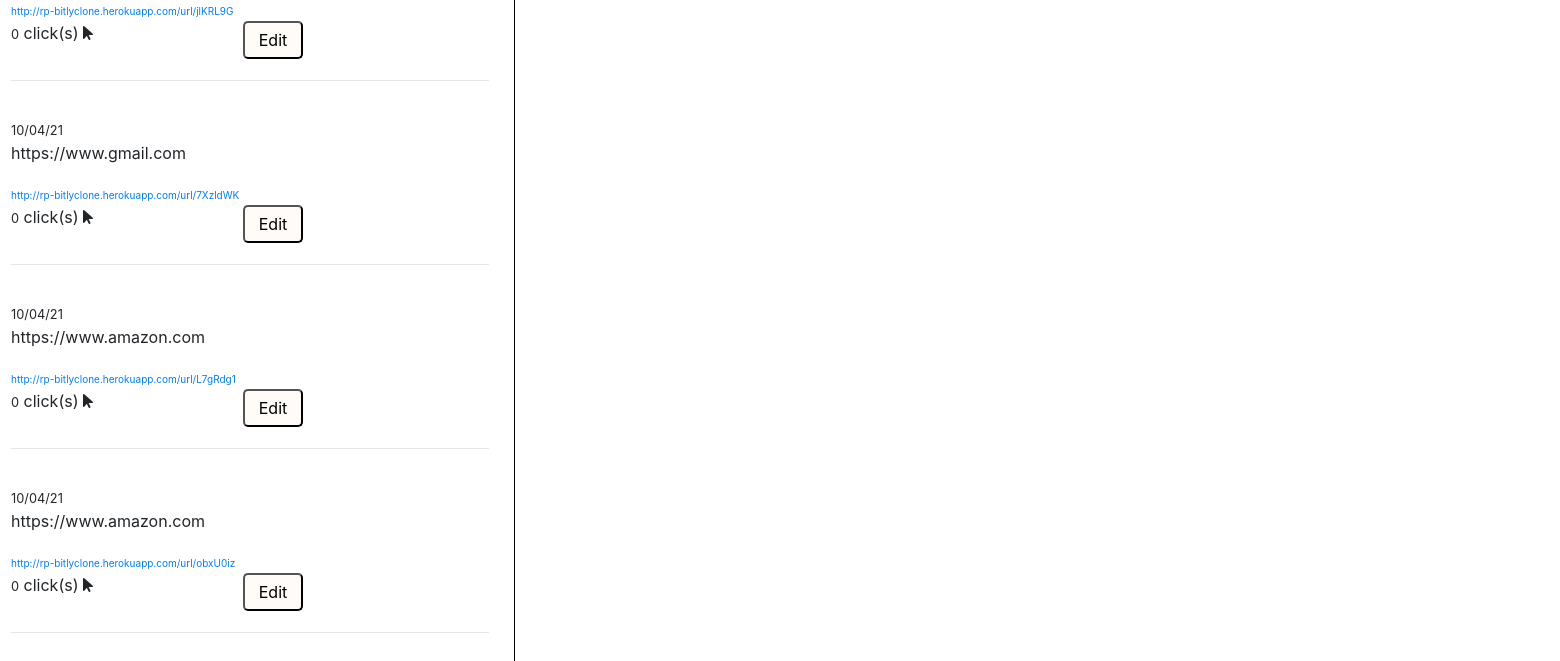
The page /dashboard (signed in, lower part) on the database as committed earlier.
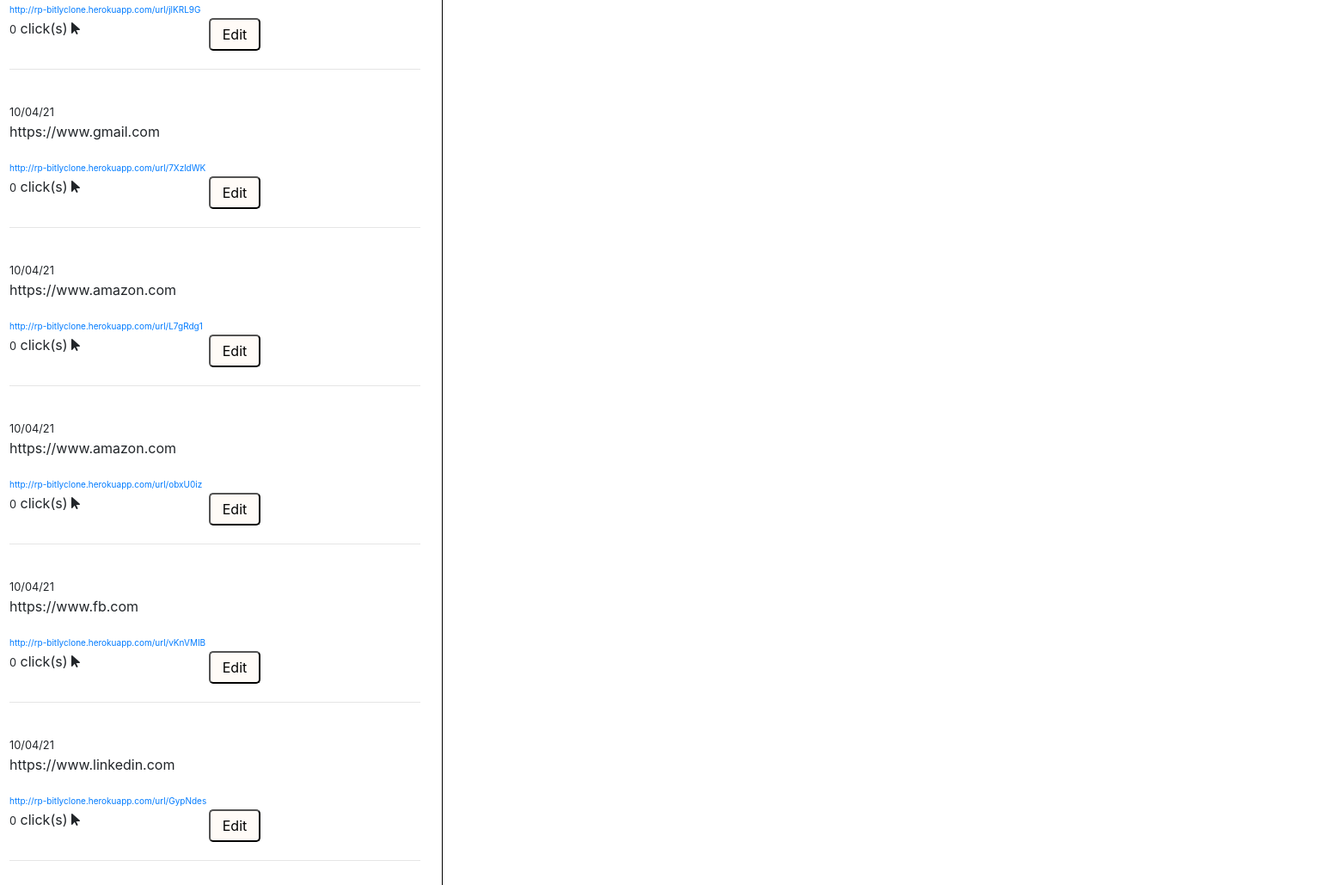
The same page on the database as committed later.
### tables this page shows
CREATE TABLE "urls" (
	"url_id"	INTEGER PRIMARY KEY AUTOINCREMENT,
	"original_url"	text,
	"auto_code"	text,
	"code"	text,
	"date"	text,
	"timestamp"	text,
	"user_id"	INTEGER,
	"click"	INTEGER
);

### app.py (the view)
@app.route("/dashboard")
@login_required
def dashboard():
    urls = c.execute("SELECT * FROM urls WHERE user_id=:u_id", {"u_id": session.get("user_id")}).fetchall()
    return render_template("dashboard.html", BASE_URL=BASE_URL, urls=urls)

### assist.py (called while the page is built)
def login_required(f):
    @wraps(f)
    def decorated_function(*args, **kwargs):
        if session.get("user_id") is None:
            return redirect(url_for('login'))
        return f(*args, **kwargs)
    return decorated_function

### templates/dashboard.html (shortened to what this page needs)
<!DOCTYPE html>
<html>
    <head>
        <link rel="stylesheet" href="https://stackpath.bootstrapcdn.com/bootstrap/4.5.0/css/bootstrap.min.css">
        <link rel="stylesheet" href="/static/styles.css">
    </head>
    <body>
        {% if urls|length != 0 %}
        <div class="row">
            <div class="col-4">
            {% for url in urls %}
                <div class="url" onclick="displayInfo('{{ url[0] }}','{{ url[1] }}', '{{ BASE_URL }}{{ url[3] }}', '{{ url[5] }}', '{{ url[6] }}' )">
                <small>{{ url[4] }}</small>
                <p>{{ url[1] }}</p>
                <a href="{{ BASE_URL }}{{ url[3] }}" style="font-size: 10px;" class="new">{{ BASE_URL }}{{ url[3] }}</a>
                <br>
                <span class="clicks"><small>{{ url[7] }}</small> click(s) <i class="fas fa-mouse-pointer"></i></span>
                <button type="button" id="edit" class="loginbutton" onclick="window.location.replace(`/update?id=${'{{ url[0] }}'}`);">Edit</button>
                <hr class="dashboardlefthr">
                </div>
            {% endfor %}
            </div>
            <div class="col">
            <br><br><br>
            </div>
        </div>
        {% endif %}
    </body>
</html>

### static/styles.css (style rules this page uses)
.col-4 { height: 100vh; border: 1px solid black; overflow-y:auto; }
.url { padding: 10px; }
#edit { position: absolute; padding: 5px; margin-left:150px; margin-bottom: 10px; width: 60px; }
.loginbutton { width: 500px; background-color: #fffbf7; border-radius: 5px; }
.dashboardlefthr { margin-top: 35px; }

Rows that differ between the two databases and show on the page:
added urls: date "10/04/21", original_url "https://www.fb.com", BASE_URL "http://rp-bitlyclone.herokuapp.com/url/", code "vKnVMIB", click "0"
added urls: date "10/04/21", original_url "https://www.linkedin.com", BASE_URL "http://rp-bitlyclone.herokuapp.com/url/", code "GypNdes", click "0"
